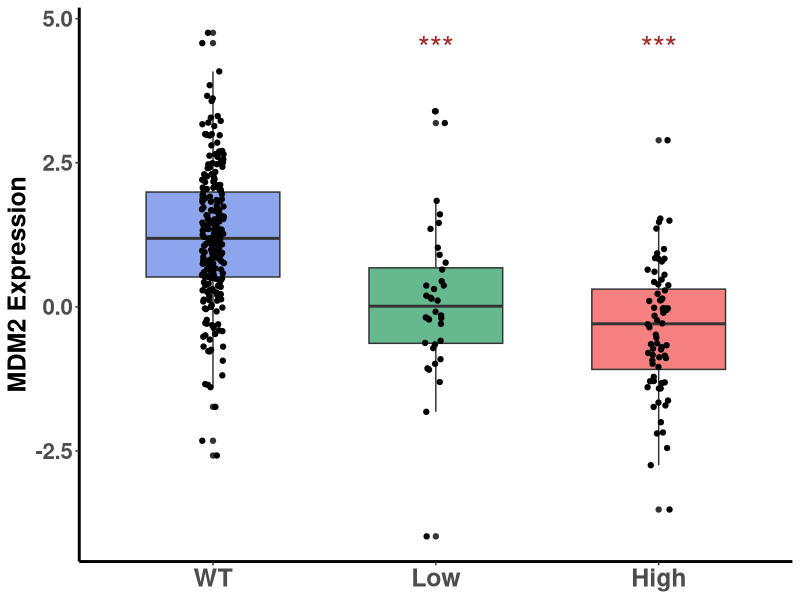
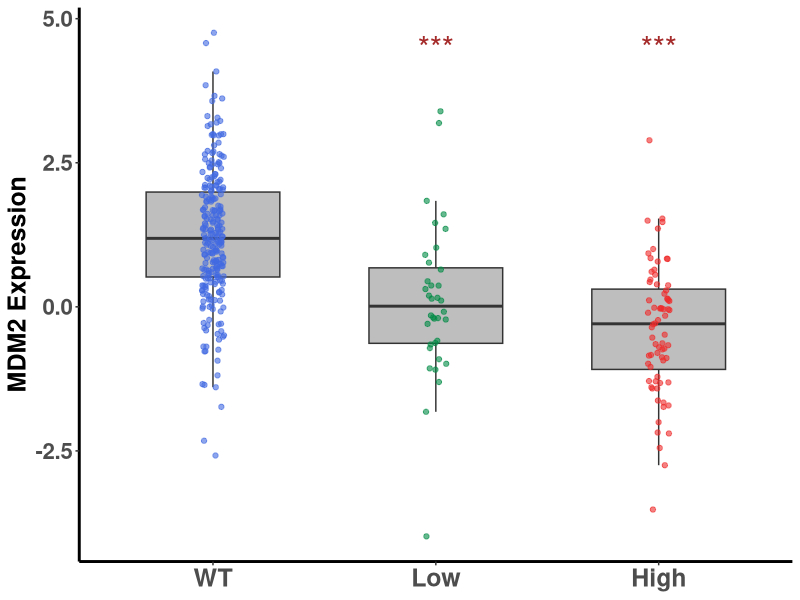

Source code (R) for these figures, in order:
#Load appropriate libraries
library(readxl)
library(openxlsx)
library(RColorBrewer)
library(tidyverse)
library(reshape2)

#Set working directory 
setwd("/Users/pettya/Desktop/R Analysis")

#Create new TCGA patient table with MDM2 expression data
##Read in excel file with all TCGA patient data
endometrial <- read_xlsx("Final TCGA with p53 and RT annotation - R.xlsx", 1)

##Read in text file with TCGA patient MDM2 expression data and only keep patient ids and MDM2 expression
MDM2 <- read.delim("MDM2__mRNA_expression_z-scores_relative_to_normal_samples_(log_RNA_Seq_V2_RSEM).txt", header = TRUE, sep = "\t")
MDM2 <- MDM2[,c(2,4)]

##Merge full TCGA table with MDM2 expression table
endometrial_MDM2 <- merge(endometrial, MDM2, by= "Patient.ID")
names(endometrial_MDM2)[52] <- "MDM2_Expression"

##Create categorical VAF column from Allelic Frequency data and convert to ordered factor
endometrial_MDM2$VAF[endometrial_MDM2$Allele.Freq..T. <= 0.5] <- "Low"
endometrial_MDM2$VAF[endometrial_MDM2$Allele.Freq..T. > 0.5] <- "High"
endometrial_MDM2$VAF[endometrial_MDM2$`P53 Mut` == 0] <- "WT"
endometrial_MDM2$VAF <- factor(endometrial_MDM2$VAF, levels = c("WT", "Low", "High"))



#One-way ANOVA and Tukey's Multiple Comparisons stats on MDM2 expression versus VAF
MDM2_VAF <- aov(MDM2_Expression ~ VAF, endometrial_MDM2)
MDM2_MC <- TukeyHSD(MDM2_VAF)
summary(MDM2_VAF)
MDM2_MC



#Boxplot of MDM2 expression versus TP53 VAF (Figure 4E)
##Create colored boxplot with black dots
qb <- ggplot(endometrial_MDM2,  aes(x= VAF, y= MDM2_Expression)) + theme_classic() +
  labs(x= NULL, y= "MDM2 Expression") + theme(axis.title.y = element_text(size= 18, face= "bold")) + 
  theme(axis.text.x = element_text(size = 18, face= "bold"), axis.text.y = element_text(size = 16, face= "bold")) +
  theme(panel.grid.minor.y = element_blank(), legend.position = "none", axis.line = element_line(size= 1))
qb <- qb + geom_boxplot(aes(fill= VAF), width= 0.6) + 
      geom_jitter(width= 0.05) + scale_fill_manual(values= alpha(c("royalblue", "springgreen4", "firebrick2"), 0.6))

##Add significance stars to bars
qb <- qb + annotate("text", x= 2:3, y= 4.5, label= "***", size= 8, colour= "brown")  

##Print graph as jpeg file
jpeg("VAF vs MDM2 expression boxplot, box color.jpeg", width= 720, height= 720, units= "px", res= 150)
print(qb)

dev.off()

##Create gray boxplot with colored dots
qb <- ggplot(endometrial_MDM2,  aes(x= VAF, y= MDM2_Expression)) + theme_classic() +
  labs(x= NULL, y= "MDM2 Expression") + theme(axis.title.y = element_text(size= 18, face= "bold")) + 
  theme(axis.text.x = element_text(size = 18, face= "bold"), axis.text.y = element_text(size = 16, face= "bold")) +
  theme(panel.grid.minor.y = element_blank(), legend.position = "none", axis.line = element_line(size= 1))
qb <- qb + geom_boxplot(fill= "grey", width= 0.6, outlier.shape = NA) + 
  geom_jitter(aes(color= VAF), width= 0.05) + scale_color_manual(values= alpha(c("royalblue", "springgreen4", "firebrick2"), 0.6))
qb <- qb + annotate("text", x= 2:3, y= 4.5, label= "***", size= 8, colour= "brown")  

##Print graph as jpeg file
jpeg("VAF vs MDM2 expression boxplot, point color, 6-23-22.jpeg", width= 720, height= 720, units= "px", res= 150)
print(qb)

dev.off()
